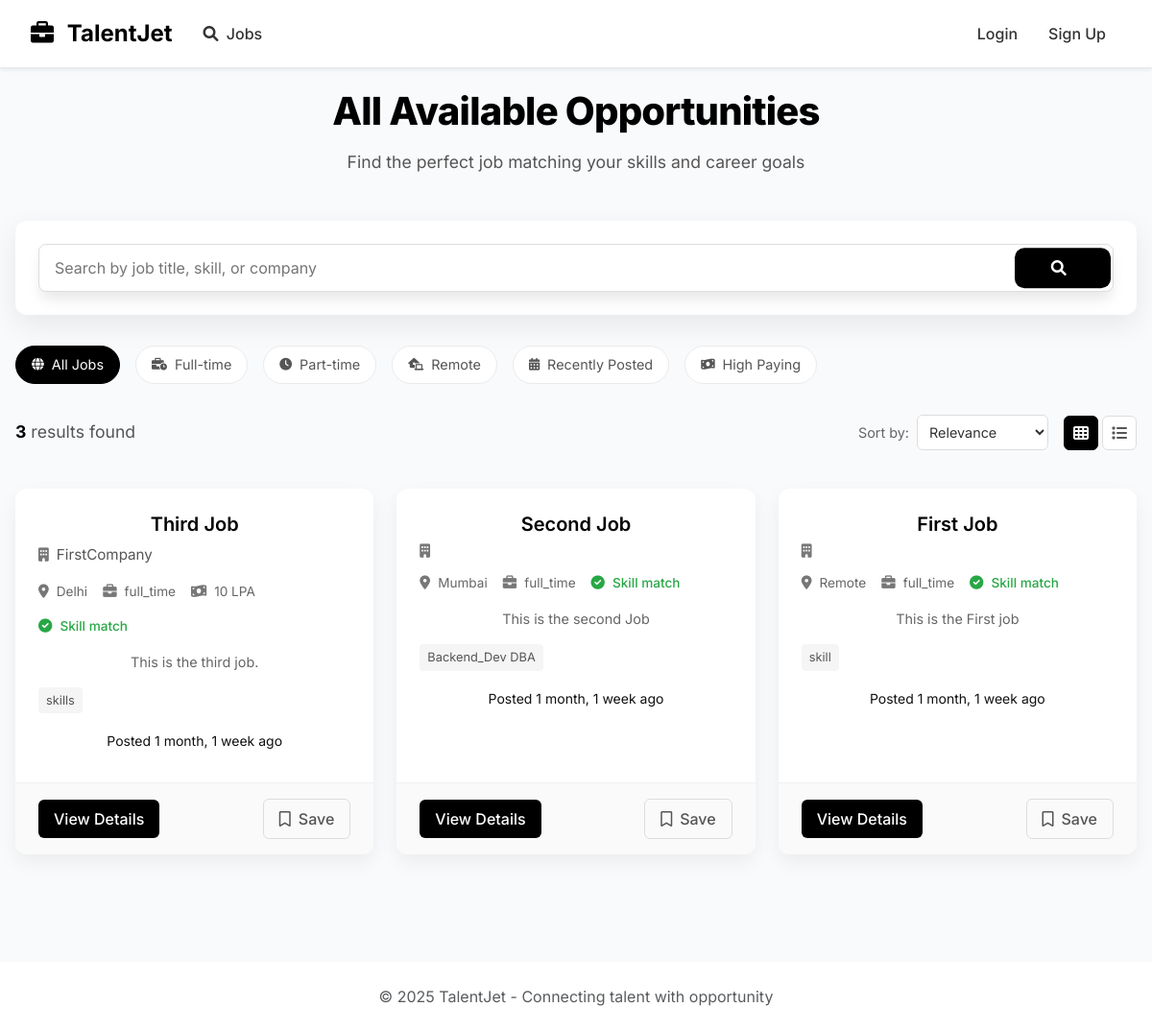
The app's page /search/ with its own data.
### jobs/models.py (models this page shows, shortened)
class Job(models.Model):
    JOB_TYPES = (
        ('full_time', 'Full Time'),
        ('part_time', 'Part Time'),
        ('contract', 'Contract'),
    )
    EXPERIENCE_LEVELS = (
        ('entry', 'Entry Level'),
        ('mid', 'Mid Level'),
        ('senior', 'Senior Level'),
    )
    title = models.CharField(max_length=255)
    company = models.CharField(max_length=255, blank=True, default="")
    description = models.TextField()
    location = models.CharField(max_length=100, blank=True)
    experience_level = models.CharField(max_length=20, choices=EXPERIENCE_LEVELS, default='entry')
    job_type = models.CharField(max_length=20, choices=JOB_TYPES, default='full_time')
    salary = models.CharField(max_length=100, blank=True, help_text="E.g., $50K-$70K or Competitive")
    posted_at = models.DateTimeField(auto_now_add=True)
    recruiter = models.ForeignKey(CustomUser, on_delete=models.CASCADE, related_name='posted_jobs')
    required_skills = models.CharField(max_length=255)

### talentjet/views.py (the view)
# urls.py: path('search/', views.search_results, name='search_results'),
def search_results(request):
    search_query = request.GET.get('q', '')
    if search_query:
        results = Job.objects.filter(
            Q(title__icontains=search_query) |
            Q(description__icontains=search_query) |
            Q(company__icontains=search_query) |
            Q(location__icontains=search_query) |
            Q(required_skills__icontains=search_query)
        ).order_by('-posted_at')
    else:
        results = Job.objects.all().order_by('-posted_at')
    context = {
        'search_query': search_query,
        'results': results,
    }
    return render(request, 'search/search_results.html', context)

### templates/search/search_results.html (shortened to what this page needs)
{% extends 'base.html' %}
{% load static %}
{% block extra_css %}
<link rel="stylesheet" href="{% static 'css/monochrome.css' %}?v=1.4">
<link rel="stylesheet" href="{% static 'css/search_results.css' %}?v=1.4">
{% endblock %}
{% block content %}
<div class="search-container">
    <div class="search-header">
        <h1 class="search-title">
            {% if search_query %}
                Search results for <span class="search-term">{{ search_query }}</span>
            {% else %}
                All Available Opportunities
            {% endif %}
        </h1>
        <p class="search-subtitle">Find the perfect job matching your skills and career goals</p>
    </div>
    <div class="search-form-container">
        <form class="search-form" action="{% url 'search_results' %}" method="get">
            <input
                type="text"
                class="search-input"
                name="q"
                placeholder="Search by job title, skill, or company"
                value="{{ search_query }}"
                autofocus
            >
            <button type="submit" class="search-button">
                <i class="fas fa-search"></i>
            </button>
        </form>
    </div>
    <div class="filter-section">
        <div class="filter-chip active" data-filter="all">
            <i class="fas fa-globe"></i> All Jobs
        </div>
        <div class="filter-chip" data-filter="fulltime">
            <i class="fas fa-business-time"></i> Full-time
        </div>
        <div class="filter-chip" data-filter="parttime">
            <i class="fas fa-clock"></i> Part-time
        </div>
        <div class="filter-chip" data-filter="remote">
            <i class="fas fa-laptop-house"></i> Remote
        </div>
        <div class="filter-chip" data-filter="recentlyposted">
            <i class="fas fa-calendar-alt"></i> Recently Posted
        </div>
        <div class="filter-chip" data-filter="highpaying">
            <i class="fas fa-money-bill-wave"></i> High Paying
        </div>
    </div>
    <div class="results-info">
        <div class="results-count">
            {% if results %}
                <strong>{{ results|length }}</strong> results found
            {% else %}
                No results found
            {% endif %}
        </div>
        <div class="results-controls">
            <div class="sort-control">
                <label for="sort-select">Sort by:</label>
                <select id="sort-select" class="sort-select">
                    <option value="relevance">Relevance</option>
                </select>
            </div>
            <div class="view-control">
                <button class="view-button active" data-view="grid" title="Grid view">
                    <i class="fas fa-th"></i>
                </button>
                <button class="view-button" data-view="list" title="List view">
                    <i class="fas fa-list"></i>
                </button>
            </div>
        </div>
    </div>
    {% if results %}
        <div class="results-grid" id="results-container">
            {% for result in results %}
                <div class="result-card"
                     data-job-type="{{ result.job_type|lower|cut:" " }}"
                     data-location="{{ result.location|default:"Remote" }}"
                     data-salary="{{ result.salary|default:"0" }}"
                     data-posted-at="{{ result.posted_at|date:'Y-m-d' }}"
                     data-index="{{ forloop.counter }}">
                    <div class="card-body">
                        <div class="card-main">
                            <h3 class="card-title">
                                <a href="{{ result.get_absolute_url }}">{{ result.title }}</a>
                            </h3>
                            <div class="card-company">
                                <i class="fas fa-building"></i>
                                {{ result.company }}
                            </div>
                            <div class="card-highlight-row">
                                <div class="card-highlight">
                                    <i class="fas fa-map-marker-alt"></i>
                                    {{ result.location|default:"Remote" }}
                                </div>
                                <div class="card-highlight">
                                    <i class="fas fa-briefcase"></i>
                                    {{ result.job_type }}
                                </div>
                                {% if result.salary %}
                                    <div class="card-highlight">
                                        <i class="fas fa-money-bill-wave"></i>
                                        {{ result.salary }}
                                    </div>
                                {% endif %}
                                {% if search_query in result.required_skills %}
                                    <div class="card-highlight match">
                                        <i class="fas fa-check-circle"></i>
                                        Skill match
                                    </div>
                                {% endif %}
                            </div>
                            <div class="card-description">
                                {{ result.description|safe|truncatechars:150 }}
                            </div>
                            <div class="card-skills">
                                {% if result.required_skills %}
                                    <span class="card-skill">{{ result.required_skills }}</span>
                                {% endif %}
                            </div>
                        </div>
                        <div class="card-side">
                            <div class="card-posted mb-2">
                                <small>Posted {{ result.posted_at|timesince }} ago</small>
                            </div>
                        </div>
                    </div>
                    <div class="card-footer">
                        <a href="{% url 'job_detail' result.id %}" class="btn-apply">View Details</a>
                        <button class="btn-save" onclick="toggleSave(this, {{ result.id }})">
                            <i class="far fa-bookmark"></i>
                            <span>Save</span>
                        </button>
                    </div>
                </div>
            {% endfor %}
        </div>
    {% endif %}
</div>
{% endblock %}

### static/css/main.css (style rules this page uses)
:root { --primary: #2563eb; --primary-dark: #1e40af; --secondary: #64748b; --success: #10b981; --danger: #ef4444; --warning: #f59e0b; --surface: #ffffff; --background: #f8fafc; --text: #1e293b; --text-light: #64748b; --radius-sm: 4px; --radius-md: 8px; --radius-lg: 16px; --shadow-sm: 0 1px 2px rgba(0, 0, 0, 0.05); --shadow-md: 0 4px 6px -1px rgba(0, 0, 0, 0.1); --shadow-lg: 0 10px 15px -3px rgba(0, 0, 0, 0.1); }
* { margin: 0; padding: 0; box-sizing: border-box; }
body { font-family: 'Inter', -apple-system, BlinkMacSystemFont, sans-serif; line-height: 1.5; color: var(--text); background: var(--background); }
.card-body { padding: 1.5rem; }
.search-input { width: 100%; padding: 1rem 1.5rem; padding-right: 4rem; border: none; border-radius: var(--radius-lg); background: var(--surface); box-shadow: var(--shadow-lg); font-size: 1.1rem; }
.search-button { position: absolute; right: 0.5rem; top: 50%; transform: translateY(-50%); padding: 0.5rem 1rem; border: none; background: var(--primary); color: white; border-radius: var(--radius-md); cursor: pointer; }
.search-container { width: 100%; max-width: 800px; text-align: center; z-index: 2; }

### static/css/monochrome.css (style rules this page uses)
:root { --mono-dark: #121212; --mono-medium-dark: #1e1e1e; --mono-medium: #2d2d2d; --mono-light: #f8f8f8; --mono-accent: #e0e0e0; --primary-color: #000; --secondary-color: #333; --text-color: #111; --text-muted: #555; --light-bg: #f9f9f9; --border-color: #ddd; --box-shadow: 0 10px 30px rgba(0,0,0,0.08); --hover-shadow: 0 15px 35px rgba(0,0,0,0.15); --focus-shadow: 0 0 0 3px rgba(0,0,0,0.08); }
body { color: var(--text-color); font-family: 'Inter', -apple-system, BlinkMacSystemFont, 'Segoe UI', Roboto, Oxygen, Ubuntu, Cantarell, 'Open Sans', 'Helvetica Neue', sans-serif; }
.search-container { position: relative; z-index: 2; width: 100%; max-width: 900px; text-align: center; padding: 0 20px; }
.card-title { font-weight: 700; font-size: 1.5rem; color: var(--mono-dark); }

### templates/base.html (style rules this page uses)
body { padding-top: 60px; }

### records on screen
Job: title "Third Job", company "FirstCompany", location "Delhi", job_type "full_time", salary "10 LPA", shows "Skill match", description "This is the third job.", required_skills "skills", posted_at "1 month, 1 week"
Job: title "Second Job", location "Mumbai", job_type "full_time", shows "Skill match", description "This is the second Job", required_skills "Backend_Dev DBA", posted_at "1 month, 1 week"
Job: title "First Job", location "Remote", job_type "full_time", shows "Skill match", description "This is the First job", required_skills "skill", posted_at "1 month, 1 week"

### other values on screen
{{ results|length }} "3"
